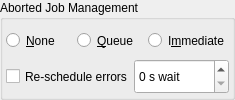
      <widget class="QGroupBox" name="errorHandlingGroup">
       <property name="toolTip">
        <string>&lt;html&gt;&lt;head/&gt;&lt;body&gt;&lt;p&gt;Define what should happen when a job steps into an error or aborts:&lt;/p&gt;&lt;ul style=&quot;margin-top: 0px; margin-bottom: 0px; margin-left: 0px; margin-right: 0px; -qt-list-indent: 1;&quot;&gt;&lt;li style=&quot; margin-top:12px; margin-bottom:0px; margin-left:0px; margin-right:0px; -qt-block-indent:0; text-indent:0px;&quot;&gt;&lt;span style=&quot; font-weight:600;&quot;&gt;Don't re-schedule&lt;/span&gt;: Don't restart the job in case of an error or an abort.&lt;/li&gt;&lt;li style=&quot; margin-top:0px; margin-bottom:0px; margin-left:0px; margin-right:0px; -qt-block-indent:0; text-indent:0px;&quot;&gt;&lt;span style=&quot; font-weight:600;&quot;&gt;Re-schedule after all terminated&lt;/span&gt;: If a job gets aborted, the scheduler will only re-schedule it if when all jobs are finished or aborted. If this is the case, the scheduler re-schedules all aborted jobs and sleeps for the given delay.&lt;/li&gt;&lt;li style=&quot; margin-top:0px; margin-bottom:12px; margin-left:0px; margin-right:0px; -qt-block-indent:0; text-indent:0px;&quot;&gt;&lt;span style=&quot; font-weight:600;&quot;&gt;Re-schedule immediately&lt;/span&gt;: As soon as a job gets aborted, the scheduler will re-schedule it and waits the given delay.&lt;/li&gt;&lt;/ul&gt;&lt;p&gt;If the option for re-scheduling errors is selected, errors are handled like aborts. Otherwise, jobs that step into an error are never re-scheduled.&lt;/p&gt;&lt;/body&gt;&lt;/html&gt;</string>
       </property>
       <property name="title">
        <string>Aborted Job Management</string>
       </property>
       <layout class="QVBoxLayout" name="verticalLayout_9">
        <property name="spacing">
         <number>1</number>
        </property>
        <property name="leftMargin">
         <number>3</number>
        </property>
        <property name="topMargin">
         <number>3</number>
        </property>
        <property name="rightMargin">
         <number>3</number>
        </property>
        <property name="bottomMargin">
         <number>3</number>
        </property>
        <item>
         <layout class="QHBoxLayout" name="horizontalLayout_4">
          <property name="spacing">
           <number>1</number>
          </property>
          <item>
           <widget class="QRadioButton" name="errorHandlingDontRestartButton">
            <property name="sizePolicy">
             <sizepolicy hsizetype="Minimum" vsizetype="Preferred">
              <horstretch>0</horstretch>
              <verstretch>0</verstretch>
             </sizepolicy>
            </property>
            <property name="toolTip">
             <string>Do not re-schedule aborted jobs.</string>
            </property>
            <property name="text">
             <string>&amp;None</string>
            </property>
            <attribute name="buttonGroup">
             <string notr="true">errorHandlingButtonGroup</string>
            </attribute>
           </widget>
          </item>
          <item>
           <widget class="QRadioButton" name="errorHandlingRestartQueueButton">
            <property name="sizePolicy">
             <sizepolicy hsizetype="Minimum" vsizetype="Preferred">
              <horstretch>0</horstretch>
              <verstretch>0</verstretch>
             </sizepolicy>
            </property>
            <property name="toolTip">
             <string>Re-schedule aborted jobs as soon as all executable jobs are either completed or aborted.</string>
            </property>
            <property name="text">
             <string>&amp;Queue</string>
            </property>
            <attribute name="buttonGroup">
             <string notr="true">errorHandlingButtonGroup</string>
            </attribute>
           </widget>
          </item>
          <item>
           <widget class="QRadioButton" name="errorHandlingRestartImmediatelyButton">
            <property name="sizePolicy">
             <sizepolicy hsizetype="Minimum" vsizetype="Preferred">
              <horstretch>0</horstretch>
              <verstretch>0</verstretch>
             </sizepolicy>
            </property>
            <property name="toolTip">
             <string>Re-schedule an aborted job immediately.</string>
            </property>
            <property name="text">
             <string>I&amp;mmediate</string>
            </property>
            <attribute name="buttonGroup">
             <string notr="true">errorHandlingButtonGroup</string>
            </attribute>
           </widget>
          </item>
         </layout>
        </item>
        <item>
         <layout class="QHBoxLayout" name="horizontalLayout_5">
          <property name="spacing">
           <number>1</number>
          </property>
          <item>
           <widget class="QCheckBox" name="errorHandlingRescheduleErrorsCB">
            <property name="sizePolicy">
             <sizepolicy hsizetype="Minimum" vsizetype="Preferred">
              <horstretch>0</horstretch>
              <verstretch>0</verstretch>
             </sizepolicy>
            </property>
            <property name="toolTip">
             <string>Treat errors like aborts.</string>
            </property>
            <property name="text">
             <string>Re-schedule errors</string>
            </property>
           </widget>
          </item>
          <item>
           <widget class="QSpinBox" name="errorHandlingDelaySB">
            <property name="sizePolicy">
             <sizepolicy hsizetype="Minimum" vsizetype="Preferred">
              <horstretch>0</horstretch>
              <verstretch>0</verstretch>
             </sizepolicy>
            </property>
            <property name="toolTip">
             <string>Delay in seconds.</string>
            </property>
            <property name="suffix">
             <string> s wait</string>
            </property>
            <property name="maximum">
             <number>10000</number>
            </property>
            <property name="singleStep">
             <number>10</number>
            </property>
           </widget>
          </item>
         </layout>
        </item>
       </layout>
      </widget>
